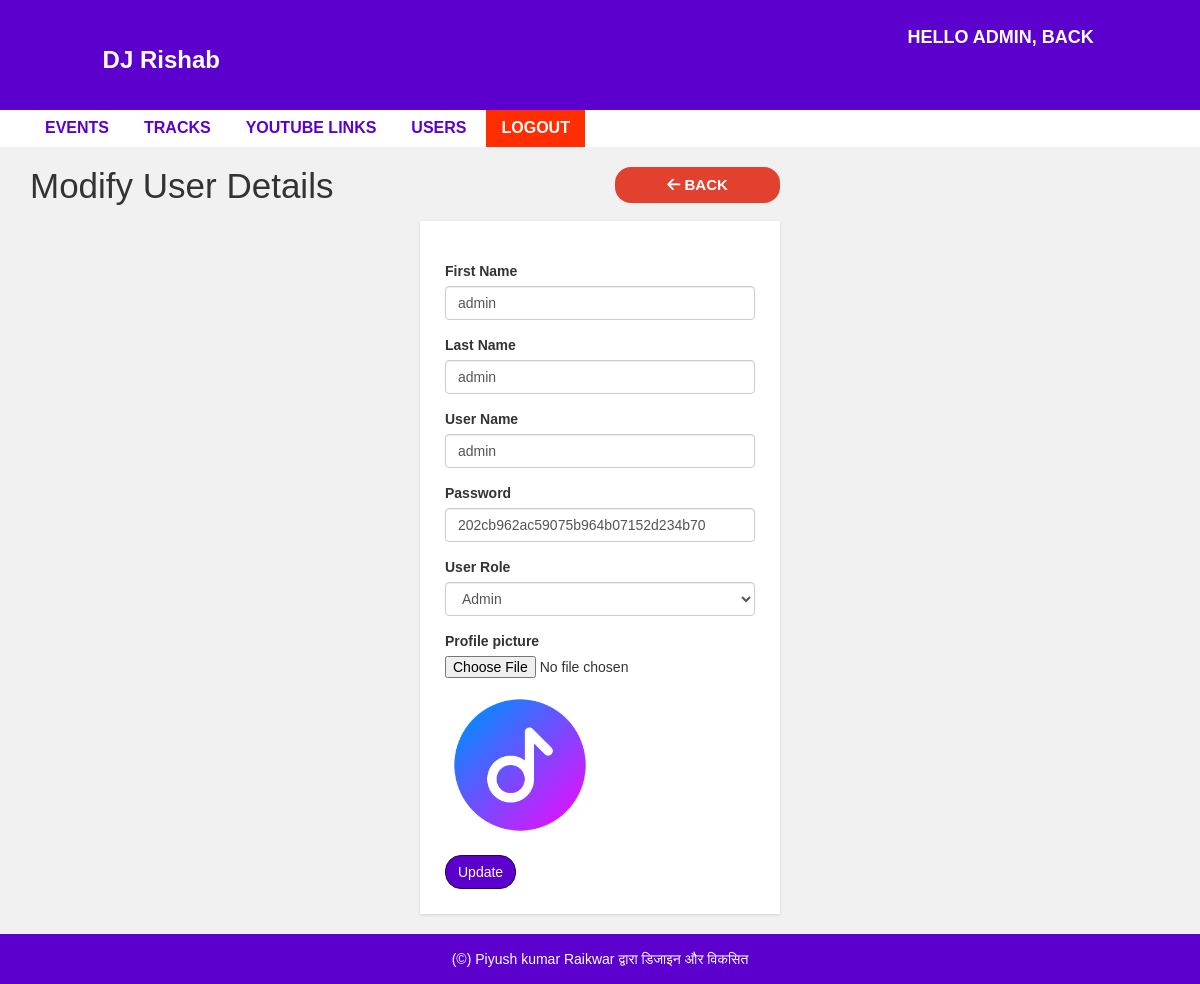
Screenshot of /admin/update-user.php?id=admin (signed in) with the database file from the repository.
### tables this page shows
CREATE TABLE `user` (
  `user_id` int(10) UNSIGNED NOT NULL,
  `first_name` varchar(30) NOT NULL,
  `last_name` varchar(30) NOT NULL,
  `username` varchar(30) DEFAULT NULL,
  `password` varchar(40) DEFAULT NULL,
  `role` int(11) NOT NULL,
  `img` text NOT NULL,
  `otp` varchar(255) NOT NULL,
  `active_record` varchar(255) NOT NULL DEFAULT 'Yes'
);

### admin/update-user.php (the view, shortened to what this page needs)
<?php include "header.php";
$user_id_getaddbar = $_GET['id'];
?>
<div id="admin-content">
    <div class="container">
        <div class="row">
            <div class="col-md-6">
                <h1 class="admin-heading">Modify User Details</h1>
            </div>
            <div class="col-md-2">
                <a class="add-new" style="background:#E1412E; border-radius:16px;" href="users.php"><i class="fa-solid fa-arrow-left"></i>
                    Back</a>
            </div>
            <div class="col-md-offset-4 col-md-4">
                <?php include("config.php");
                $sql_userdata_show_by_id = "SELECT * FROM user WHERE username = '{$user_id_getaddbar}'";
                $result_sql_userdata_show_by_id = mysqli_query($conn, $sql_userdata_show_by_id) or die("Query Die!!");
                if (mysqli_num_rows($result_sql_userdata_show_by_id) > 0) {
                    while ($row = mysqli_fetch_assoc($result_sql_userdata_show_by_id)) {
                ?>
                        <form action="<?php $_SERVER['PHP_SELF'] ?>" method="POST" enctype="multipart/form-data" autocomplete="off">
                            <div class="form-group">
                                <label>First Name</label>
                                <input type="text" name="fname" class="form-control" value="<?php echo $row['first_name'] ?>" placeholder="" required>
                            </div>
                            <div class="form-group">
                                <label>Last Name</label>
                                <input type="text" name="lname" class="form-control" value="<?php echo $row['last_name'] ?>" placeholder="" required>
                            </div>
                            <div class="form-group">
                                <label>User Name</label>
                                <input type="text" name="username" class="form-control" value="<?php echo $row['username'] ?>" placeholder="" required>
                            </div>
                            <div class="form-group">
                                <label>Password</label>
                                <input type="text" name="password" class="form-control" value="<?php echo $row['password'] ?>" placeholder="****" required>
                            </div>
                            <div class="form-group">
                                <label>User Role</label>
                                <select class="form-control" name="role" value="<?php echo $row['role'] ?>">
                                    <?php
                                    if ($row['role'] == 1) {
                                        echo ("<option value='1' selected>Admin</option>
                                         <option value='0'>Local</option>");
                                    } elseif ($row['role'] == 0) {
                                        echo ("<option value='1' >Admin</option>
                                        <option value='0' selected>Local</option>");
                                    } else {
                                        echo ("<option value='1'>Admin</option>
                                        <option value='0'>Local</option>");
                                    }
                                    ?>
                                </select>
                            </div>
                            <div class="form-group">
                                <label for="">Profile picture</label>
                                <input type="file" name="new-image">
                                <img src="upload/member/<?php echo $row['img']; ?>" height="150px" style="border-radius: 50%; margin-top:12px;">
                            </div>
                            <input type="submit" name="submit" class="btn btn-primary" style="border-radius:16px;" value="Update" required />
                        </form>
                <?php
                    }
                } ?>
            </div>
        </div>
    </div>
</div>
<?php include "footer.php"; ?>

### css/adminstyle_centerDJ.css (style rules this page uses)
body { background: #f1f1f1; font-family: sans-serif,arial,Helvetica; }
a, a:hover, a:focus { text-decoration: none; outline: none; }
#admin-content { padding: 20px 0; min-height: 750px; }
#admin-content .admin-heading { font-size: 35px; margin: 0 0 15px; }
#admin-content .add-new { color: #fff; background-color: #5C00CE; font-size: 15px; font-weight: 600; text-align: center; text-transform: uppercase; padding: 7px 10px; display: block; transition: all 0.3s; }
form { background: #fff; padding: 25px; box-shadow:0 1px 3px rgba(0, 0, 0, 0.13); }

### rows the page displays
user: fname "admin", lname "admin", username "admin", password "202cb962ac59075b964b07152d234b70", role "Admin", img (picture)

### other values shown
$_SESSION['username'] "ADMIN"
